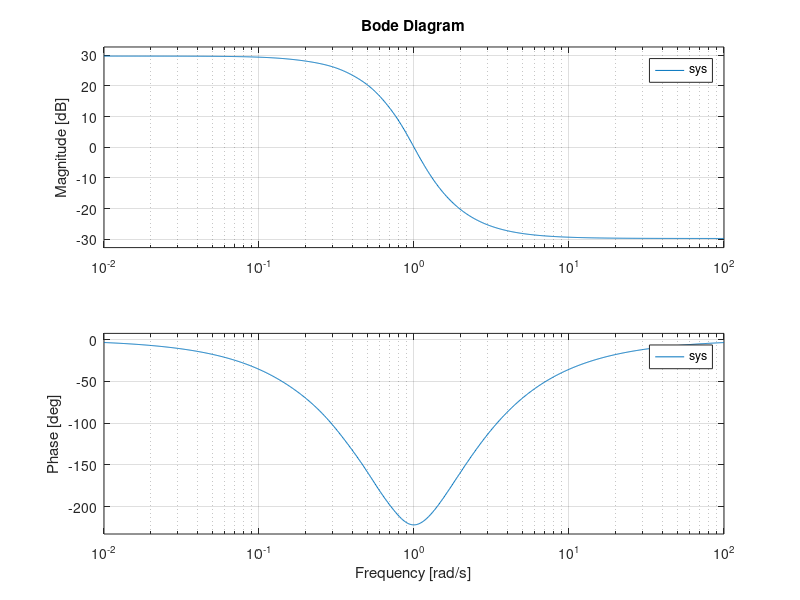

Write MATLAB code to recreate this figure. (Note: this script raises an error after producing the figure.)
% Louis Rosenblum
% HW3
% EEE509-ASU
% 06/12/2020

%% Problem #18 (Chapter 5)
Fs = 8000;
Fn = Fs/2;
wp = 1200/Fn;
ws = 1800/Fn;
pb = -1;
sb = -30;

[N,Wn] = buttord(wp,ws,pb,sb);
[z,p,k] = butter(N,Wn);

N

z

p

%% Problem #1

b = [1 -1.8 1.62 -0.729];

a = [-0.729 1.62 -1.8 1];

%% 1-a
[z,p,k] = tf2zp(b,a);

z

p

%% 1-b

sys = tf(b,a);

bode(sys)

%% 1-d

a = [-0.85 0 0 0 0 1];
b = [0 0 0 0 0 1];

[z,p,k] = tf2zp(b,a);

sys = tf(b,a);
bode(sys)

%% Problem #2
% Butterworth filter

Fs = 10000;
Fn = Fs/2;
wp = 3000/Fn;
ws = 4000/Fn;
rp = 2;
rs = 50;

[N,Wn] = buttord(wp,ws,rp,rs)
[b,a] = butter(N,Wn);

sys = tf(b,a);
bode(sys)
k = strcat(string(N),"th Order Butterworth Filter");
title(k)

%% Chebychev filter

Fs = 10000;
Fn = Fs/2;
wp = 3000/Fn;
ws = 4000/Fn;
rp = 2;
rs = 50;

[N,Wn] = cheb1ord(wp,ws,rp,rs)
[b,a] = cheby1(N,rs,Wn);

sys = tf(b,a);
bode(sys)
k = strcat(string(N),"th Order Chebychev Filter");
title(k)

